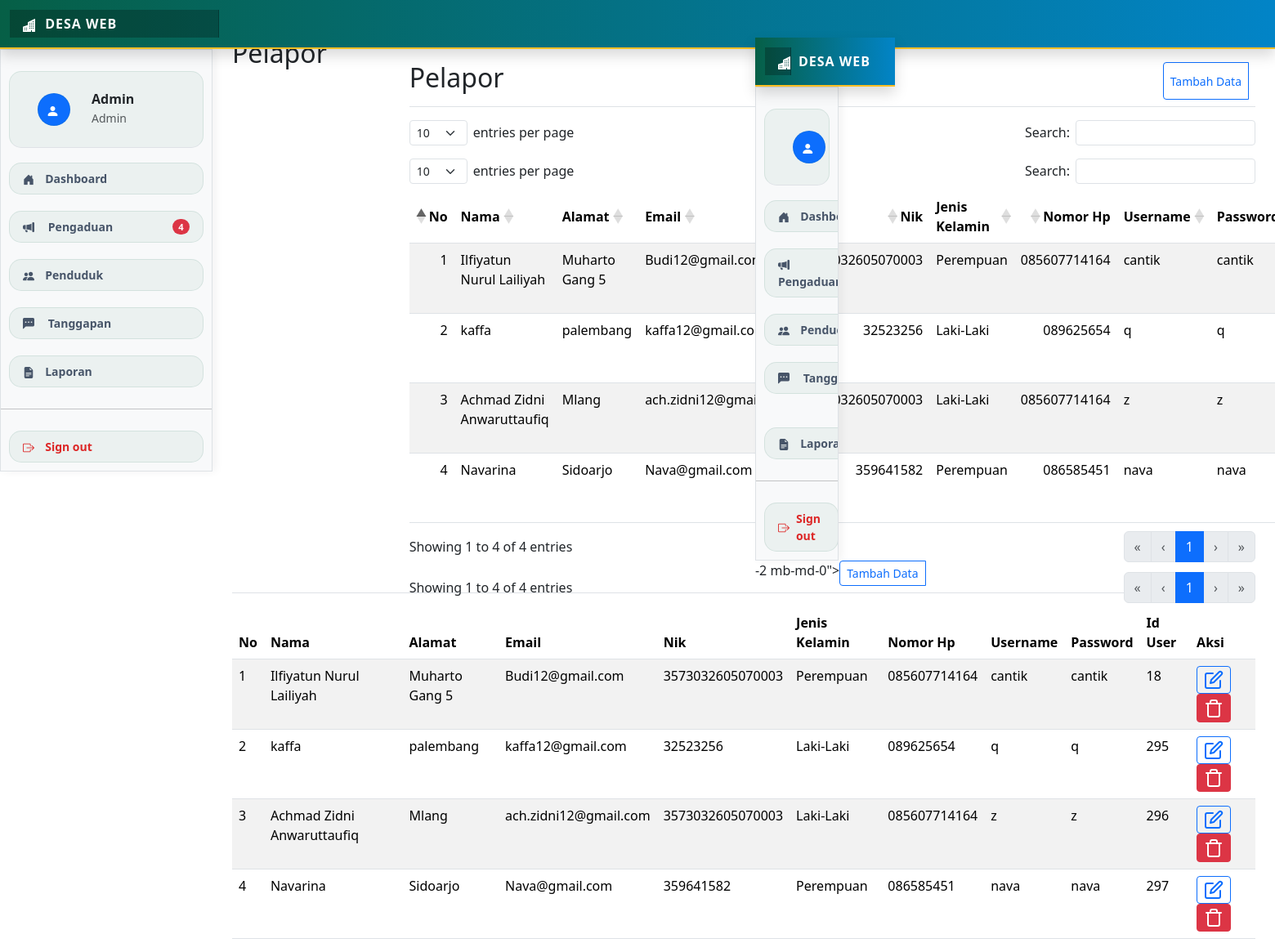
The app's page /pelapor_sebelumnya.php (signed in) with its own data.
### tables this page shows
CREATE TABLE `pelapor` (
  `id_pelapor` int(225) NOT NULL,
  `nama` varchar(50) NOT NULL,
  `alamat` varchar(225) NOT NULL,
  `email` varchar(50) NOT NULL,
  `nik` varchar(16) NOT NULL,
  `jk` varchar(20) NOT NULL,
  `no_hp` varchar(12) NOT NULL,
  `username` varchar(20) NOT NULL,
  `password` varchar(20) NOT NULL,
  `id_user` int(225) DEFAULT NULL
);

CREATE TABLE `user` (
  `id_user` int(225) NOT NULL,
  `username` varchar(50) NOT NULL,
  `password` varchar(50) NOT NULL,
  `status` varchar(20) NOT NULL
);

### pelapor_sebelumnya.php (the view, shortened to what this page needs)
<!DOCTYPE html>
<html>
<head>
  <link href="datatables.css" rel="stylesheet">
</head>
<body>
  <?php
  include 'navbar.php';
  ?>
  <div class="container-fluid">
    <div class="row">
     <main class="col-md-9 ms-sm-auto col-lg-10 px-md-4" style="position: absolute; top: 30px; right: 0;">
      <div class="d-flex justify-content-between flex-wrap flex-md-nowarp align-itmes-center pt-3 pb-2 mb-3 border-bottom">
        <h1 class="h2">Pelapor</h1>
        <div class="btn-toolbar mb<!DOCTYPE html>
<html>
<head>
  <title>Laporan</title>
  <link href="datatables.css" rel="stylesheet">
</head>
<body>
  <?php
  include 'navbar.php';
  ?>
  <div class="container-fluid">
    <div class="row">
     <main class="col-md-9 ms-sm-auto col-lg-10 px-md-4" style="position: absolute; top: 30px; right: 0;">
      <div class="d-flex justify-content-between flex-wrap flex-md-nowarp align-itmes-center pt-3 pb-2 mb-3 border-bottom">
        <h1 class="h2">Pelapor</h1>
        <div class="btn-toolbar mb-2 mb-md-0">
          <div class="btn-group me-2">
            <button type="button" class="btn btn-sm btn-outline-primary" data-bs-toggle="modal" data-bs-target="#tambah">Tambah Data</button>
          </div>
        </div>
      </div>
<table class="table table-striped" id="table">
  <thead>
    <tr>
      <th>No</th>
      <th>Nama</th>
      <th>Alamat</th>
      <th>Email</th>
      <th>Nik</th>
      <th>Jenis Kelamin</th>
      <th>Nomor Hp</th>
      <th>Username</th>
      <th>Password</th>
    </tr>
  </thead>
  <tbody>
    <?php
    include 'koneksi.php';
    $query_pelapor = mysqli_query($db,"SELECT * FROM pelapor");
    if (mysqli_num_rows($query_pelapor) == 0) {
      echo "<tr align='center'><td colspan='11'>Data Kosong</td></tr>";
    } else {
      $no = 1;
      while ($data = mysqli_fetch_assoc($query_pelapor)) {
        $query_user = mysqli_fetch_assoc(mysqli_query($db,"SELECT * FROM user WHERE id_user = '$data[id_user]'"));
        echo "<tr>
        <td>$no</td>
        <td>$data[nama]</td>
        <td>$data[alamat]</td>
        <td>$data[email]</td>
        <td>$data[nik]</td>
        <td>$data[jk]</td>
        <td>$data[no_hp]</td>
        <td>$data[username]</td>
        <td>$data[password]</td>
        <td>" . ($query_user['id_user'] ?? '-') . "</td>
        <td>
          <button type='button' class='btn btn-sm btn-outline-primary' data-bs-toggle='modal' data-bs-target='#edit-$data[id_pelapor]'><span data-feather='edit'></span></button>
          <button class='btn btn-sm btn-danger me-1'><span data-feather='trash'></span></button>
        </td>
        </tr>";
        $no++;
    ?>
      <div class="modal fade" id="edit-<?= $data['id_pelapor'] ?>" tabindex="-1" aria-hidden="true">
    <?php }
    } ?>
  </tbody>
</table>
</main>
</div>
</div>
</body>
</html>-2 mb-md-0">
          <div class="btn-group me-2">
            <button type="button" class="btn btn-sm btn-outline-primary" data-bs-toggle="modal" data-bs-target="#tambah">Tambah Data</button>
      </div>
<table class="table table-striped" id="table">
  <thead>
    <tr>
      <th>No</th>
      <th>Nama</th>
      <th>Alamat</th>
      <th>Email</th>
      <th>Nik</th>
      <th>Jenis Kelamin</th>
      <th>Nomor Hp</th>
      <th>Username</th>
      <th>Password</th>
      <th>Id User</th>
      <th>Aksi</th>
    </tr>
  </thead>
  <tbody>
    <?php
    include 'koneksi.php';
    $query_pelapor = mysqli_query($db,"SELECT * FROM pelapor");
    if (mysqli_num_rows($query_pelapor) == 0) {
      echo "<tr align='center'><td colspan='7'>Data Kosong</td></tr>";
    } else {
      $no = 1;
      while ($data = mysqli_fetch_assoc($query_pelapor)) {
        $query_user = mysqli_fetch_assoc(mysqli_query($db,"SELECT * FROM user WHERE id_user = $data[id_user]"));
        echo "<tr>
        <td>$no</td>
        <td>$data[nama]</td>
        <td>$data[alamat]</td>
        <td>$data[email]</td>
        <td>$data[nik]</td>
        <td>$data[jk]</td>
        <td>$data[no_hp]</td>
        <td>$data[username]</td>
        <td>$data[password]</td>
        <td>$query_user[id_user]</td>
        <td><button type='button' class='btn btn-sm btn-outline-primary' data-bs-toggle='modal' data-bs-target='#edit-$data[id_pelapor]'><span data-feather='edit'></span></button><button class='btn btn-sm btn-danger me-1'><span data-feather='trash'></span></button></td>
        </tr>";
        $no++;
      } ?>
    <?php } ?>
  </tbody>
</table>
</body>
</html>

### style.css (style rules this page uses)
:root { --primary-malang: #065f46; --secondary-malang: #0284c7; --accent-malang: #fbbf24; }

### records on screen
pelapor: nama "Ilfiyatun Nurul Lailiyah", alamat "Muharto Gang 5", email "Budi12@gmail.com", nik "3573032605070003", jk "Perempuan", no_hp "085607714164", username "cantik", password "cantik", id_user.id_user "18"
pelapor: nama "kaffa", alamat "palembang", email "kaffa12@gmail.com", nik "32523256", jk "Laki-Laki", no_hp "089625654", username "q", password "q", id_user.id_user "295"
pelapor: nama "Achmad Zidni Anwaruttaufiq", alamat "Mlang", email "ach.zidni12@gmail.com", nik "3573032605070003", jk "Laki-Laki", no_hp "085607714164", username "z", password "z", id_user.id_user "296"
pelapor: nama "Navarina", alamat "Sidoarjo", email "Nava@gmail.com", nik "359641582", jk "Perempuan", no_hp "086585451", username "nava", password "nava", id_user.id_user "297"

### other values on screen
$nama_tampilan "Admin"
$role_user "Admin"
$count_notif "4"
